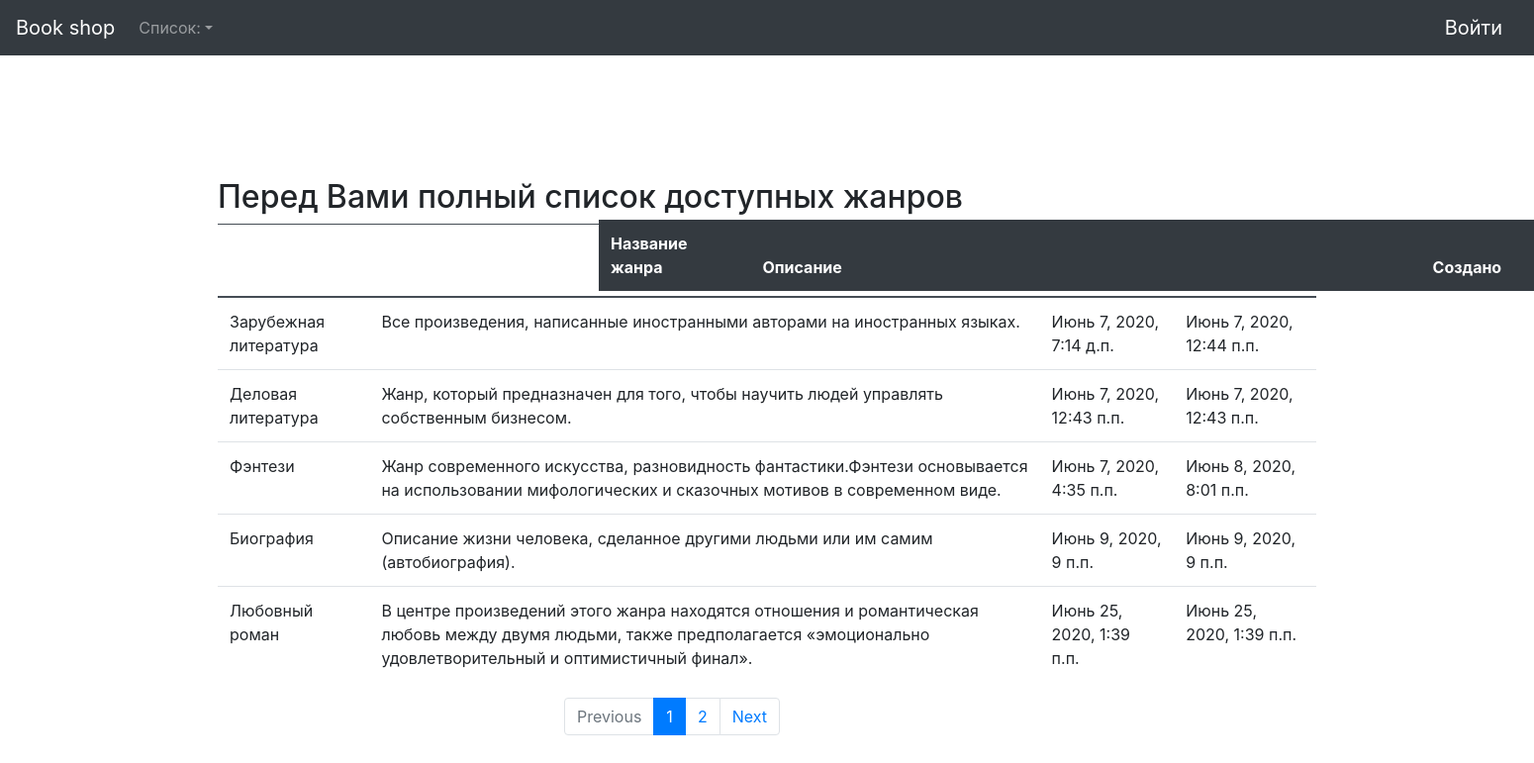
The app's page /testgenre/list-genre/ with its own data.
### testgenre/models.py (models this page shows, shortened)
class Genre(models.Model):
    name = models.CharField(
        verbose_name='Название жанра',
        max_length=50
    )
    description = models.TextField(
        verbose_name='Описание жанра',
        null=True,
        blank=True
    )
    created = models.DateTimeField(
        verbose_name="Создано",
        auto_now=False,
        auto_now_add=True
    )
    updated = models.DateTimeField(
        verbose_name="Изменено",
        auto_now=True,
        auto_now_add=False
    )

### testgenre/views.py (the view)
# urls.py: path('list-genre/', views.ListGenre.as_view(), name="list"),
class ListGenre(ListView):
    model = Genre
    template_name='testgenre/list-genre.html'
    queryset = Genre.objects.all()
    success_url = reverse_lazy('genres:list')
    context_object_name = 'genres'
    paginate_by = 5

### testgenre/templates/testgenre/list-genre.html (shortened to what this page needs)
{% extends 'templates/base.html' %}
{%block body%}
<div>
    <h2>Перед Вами полный список доступных жанров</h3>
        <table   width="850" class="table">
            <thead class="thead-dark">
            <tr id="id1">
                <th>Название жанра</th><th>Описание</th><th>Создано</th><th>Изменено</th>
            </tr>
            </thead>
            {% for obj in genres %}
                <tr>
                    <td>{{obj.name}}</td>
                    <td>{{obj.description}}</td>
                    <td>{{obj.created}}</td>
                    <td>{{obj.updated}}</td>
                </tr>
            {% endfor %}
        </table>
        <div id="id2">
        <nav aria-label="...">
            <ul class="pagination">
              <li class="page-item {% if not page_obj.has_previous %} disabled{% endif %}">
                <a class="page-link" href="{% if page_obj.has_previous %}?page={{ page_obj.previous_page_number }}{%else%}#{% endif %}" tabindex="-1" aria-disabled="true">Previous</a>
              </li>
              {% for page in page_obj.paginator.page_range %}
              <li class="page-item {% if page_obj.number == page %}active{% endif %}  "><a class="page-link" href="?page={{page}}">{{page}}</a></li>
              {% endfor %}
             <li class="page-item active" aria-current="page">
              <li class="page-item{% if not page_obj.has_next %} disabled{% endif %}">
                <a class="page-link" href="{% if page_obj.has_next %}?page={{ page_obj.next_page_number }}{%else%}#{% endif %}">Next</a>
              </li>
            </ul>
          </nav>
        </div>
        <br>
{%endblock body%}

### static/css/starter-template.css (style rules this page uses)
body { padding-top: 5rem; }

### templates/base.html (style rules this page uses)
#id1 { position: relative; top: -5px; left: 385px; }
#id2 { position: relative; left: 350px; }

### records on screen
Genre: name "Зарубежная литература", description "Все произведения, написанные иностранными авторами на иностранных языках.", created "Июнь 7, 2020, 7:14 д.п.", updated "Июнь 7, 2020, 12:44 п.п."
Genre: name "Деловая литература", description "Жанр, который предназначен для того, чтобы научить людей управлять собственным бизнесом.", created "Июнь 7, 2020, 12:43 п.п.", updated "Июнь 7, 2020, 12:43 п.п."
Genre: name "Фэнтези", description "Жанр современного искусства, разновидность фантастики.Фэнтези основывается на использовании мифологических и сказочных мотивов в современном виде.", created "Июнь 7, 2020, 4:35 п.п.", updated "Июнь 8, 2020, 8:01 п.п."
Genre: name "Биография", description "Описание жизни человека, сделанное другими людьми или им самим (автобиография).", created "Июнь 9, 2020, 9 п.п.", updated "Июнь 9, 2020, 9 п.п."
Genre: name "Любовный роман", description "В центре произведений этого жанра находятся отношения и романтическая любовь между двумя людьми, также предполагается «эмоционально удовлетворительный и оптимистичный финал».", created "Июнь 25, 2020, 1:39 п.п.", updated "Июнь 25, 2020, 1:39 п.п."

### other values on screen
{{ page }} "1" "2"
